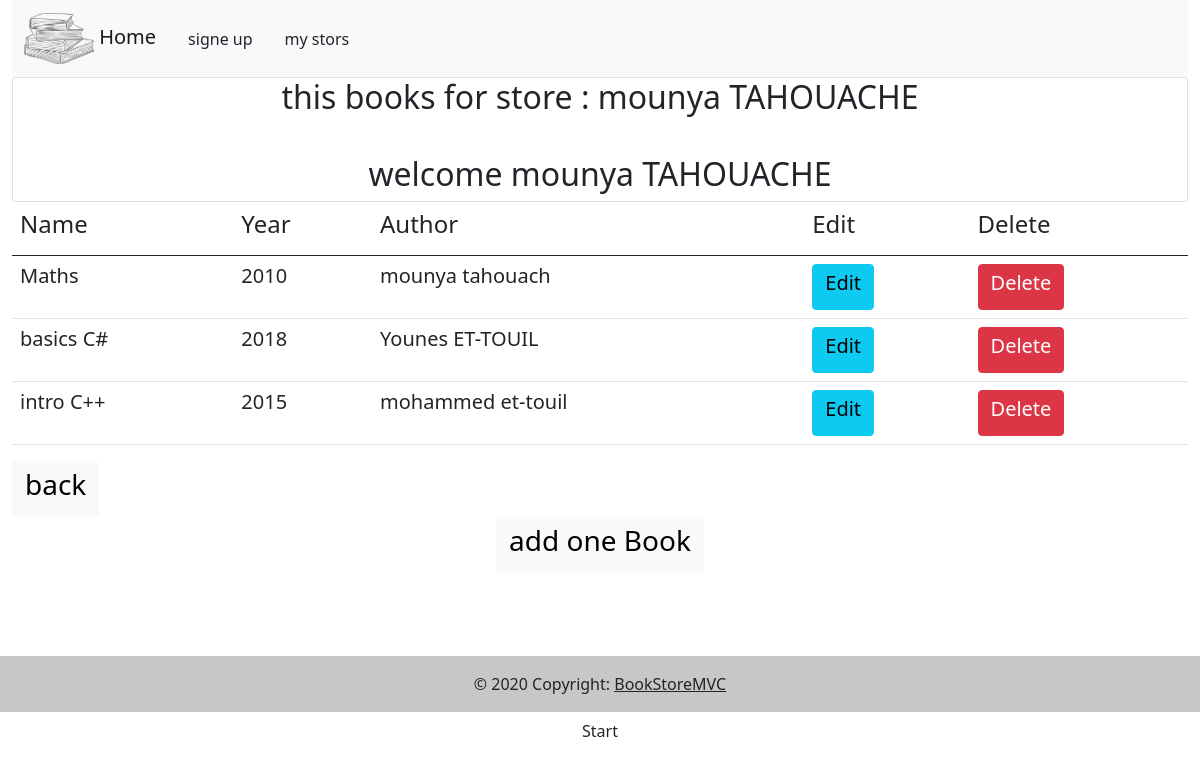
Screenshot of /index.php?action=mybooks&ids=8 with the database file from the repository.
### tables this page shows
CREATE TABLE `bookstore` (
  `id_bookstore` int(11) NOT NULL,
  `name` varchar(255) DEFAULT NULL,
  `adresse` text DEFAULT NULL,
  `email` varchar(255) DEFAULT NULL,
  `telephone` varchar(255) DEFAULT NULL
);

CREATE TABLE `has` (
  `id_has` int(11) NOT NULL,
  `date_has` varchar(255) DEFAULT NULL,
  `id_book` int(11) NOT NULL,
  `id_bookstore` int(11) NOT NULL
);

CREATE TABLE `book` (
  `id_book` int(11) NOT NULL,
  `name` varchar(255) NOT NULL,
  `auteur` varchar(255) NOT NULL,
  `annee` varchar(255) NOT NULL
);

### controller/controleurbook.php (called while the page is built, shortened)
<?php
require_once "model/book.php";
require_once "model/store.php";
require_once "model/storeDAO.php";
require_once "model/hasDAO.php";
class ControleurBook{
  private $StoreDAO;
  private $hasDAO;
  public function __construct(){
    $this->StoreDAO = new StoreDAO();
    $this->hasDAO = new HasDAO();
  }
public function getMyBooks(){
$store = $this->StoreDAO->get_one_store();
$hasbook =$this->hasDAO->mybooks();
$vue = new Vue("mybooks");
$vue->generer(array('onestore'=>$store,'hasbook'=>$hasbook));
}
}
 ?>

### model/store.php (called while the page is built, shortened)
<?php
class Store{
  private $name ;
  private $id_s ;
public function __construct($name, $adresse, $email,$tele ,$id_store){
  $this->name = $name;
  $this->id_s=$id_store;
}
public function getNameS(){
  return $this->name ;
}
public function getId_S(){
  return $this->id_s;
}
}
 ?>

### model/storeDAO.php (called while the page is built, shortened)
<?php
require_once "store.php";
class StoreDAO{
  private $bdd;
  private $dbname="gestion_book";
  private $root="root";
  private $pswd="";
  public function __construct(){
    try {
      $this->bdd = new PDO('mysql:host=localhost;dbname='.$this->dbname,$this->root,$this->pswd);
    } catch (Exception $e) {
      die('Erreur :'.$e->getMessage());
    }
  }
  public function get_one_store(){
    $id = $_GET['ids'];
    $reponse = $this->bdd->query('SELECT * FROM bookstore WHERE id_bookstore='.$id);
    $oneBook = array();
    while ($donnees = $reponse->fetch()) {
       array_push($oneBook,new Store($donnees['name'], $donnees['adresse'] , $donnees['email'],$donnees['telephone'],$donnees['id_bookstore']));
       }
   return $oneBook;
  }
}

### model/hasDAO.php (called while the page is built, shortened)
<?php
class HasDAO{
  private $bdd;
  private $dbname="gestion_book";
  private $root="root";
  private $pswd="";
public function __construct(){
  try {
    $this->bdd = new PDO('mysql:host=localhost;dbname='.$this->dbname,$this->root,$this->pswd);
  } catch (Exception $e) {
    die('Erreur :'.$e->getMessage());
  }
}
public function mybooks(){
 $ids=$_GET['ids'];
  $reponse = $this->bdd->prepare('SELECT * FROM book natural join has WHERE id_bookstore='.$ids);
  $reponse->execute();
  $oneBook = array();
  while ($donnees = $reponse->fetch()) {
     array_push($oneBook,new Book($donnees['name'], $donnees['auteur'] , $donnees['annee'],$donnees['id_book']));
     }
 return $oneBook;
}
}
 ?>

### model/book.php (called while the page is built)
<?php
class Book{
  private $name ;
  private $auteur;
  private $annee;
  private $id ;
public function __construct($name, $auteur, $annee,$id_book){
  $this->name = $name;
  $this->auteur = $auteur;
  $this->annee = $annee;
  $this->id=$id_book;
}
public function getName(){
  return $this->name ;
}
public function getAuteur(){
  return $this->auteur ;
}
public function getAnnee(){
  return $this->annee ;
}
public function getId(){
  return $this->id;
}
}
 ?>

### view/vuemybooks.php (the view, shortened to what this page needs)
<div class="container-fluid">
<?php foreach ($onestore as $store) {?>
<div class=" card text-center">
  <h2> this books for store : <?php echo $store->getNameS(); ?> <br> <br> welcome <?php echo $store->getNameS(); ?> </h2>
</div>
<?php } ?>
  <table class="table">
  <thead class="thead-dark">
      <tr>
        <th scope="col"><h4>Name</h4> </th>
        <th scope="col"><h4>Year</h4></th>
        <th scope="col"><h4>Author</h4></th>
        <th scope="col"><h4>Edit</h4></th>
        <th scope="col"><h4>Delete</h4></th>
      </tr>
  </thead>
  <tbody>
    <?php foreach ($hasbook as $hasb) {?>
    <tr >
      <td> <h5><?php echo $hasb->getName(); ?></h5> </td>
      <td> <h5><?php echo $hasb->getAnnee(); ?></h5> </td>
      <td> <h5><?php echo $hasb->getAuteur(); ?></h5>  </td>
      <td><a href="index.php?action=<?php echo "modifierbook"?>&id=<?php echo $hasb->getId(); ?>"><button type = "submit" class = "btn btn-info" ><h5>Edit</h5> </button></a></td>
<?php foreach ($onestore as $store) {?>
      <td><a href="index.php?action=<?php echo "deletehasbook"?>&id=<?php echo $hasb->getId(); ?>&ids=<?php echo $store->getId_S(); ?>"><button type = "submit" class = "btn btn-danger"><h5>Delete</h5> </button></a></td>
<?php } ?>
    </tr>
    <?php } ?>
  </tbody>
  </table>
  <?php foreach ($onestore as $store) {?>
    <div class="">
      <a @onclick="" href="index.php?action=liststors"><button type = "submit" class = "btn btn-light"><h3>back </h3> </button></a></td>
    </div>
  <div class="text-center">
    <a @onclick="" href="index.php?action=<?php echo "addbook"?>&ids=<?php echo $store->getId_S(); ?>"><button type = "submit" class = "btn btn-light"><h3>add one Book</h3> </button></a></td>
  </div>
<?php } ?>
</div>

### rows the page displays
bookstore: name "mounya TAHOUACHE"
has: id_book.name "Maths", id_book.annee "2010", id_book.auteur "mounya tahouach"
has: id_book.name "basics C#", id_book.annee "2018", id_book.auteur "Younes ET-TOUIL"
has: id_book.name "intro C++", id_book.annee "2015", id_book.auteur "mohammed et-touil"
